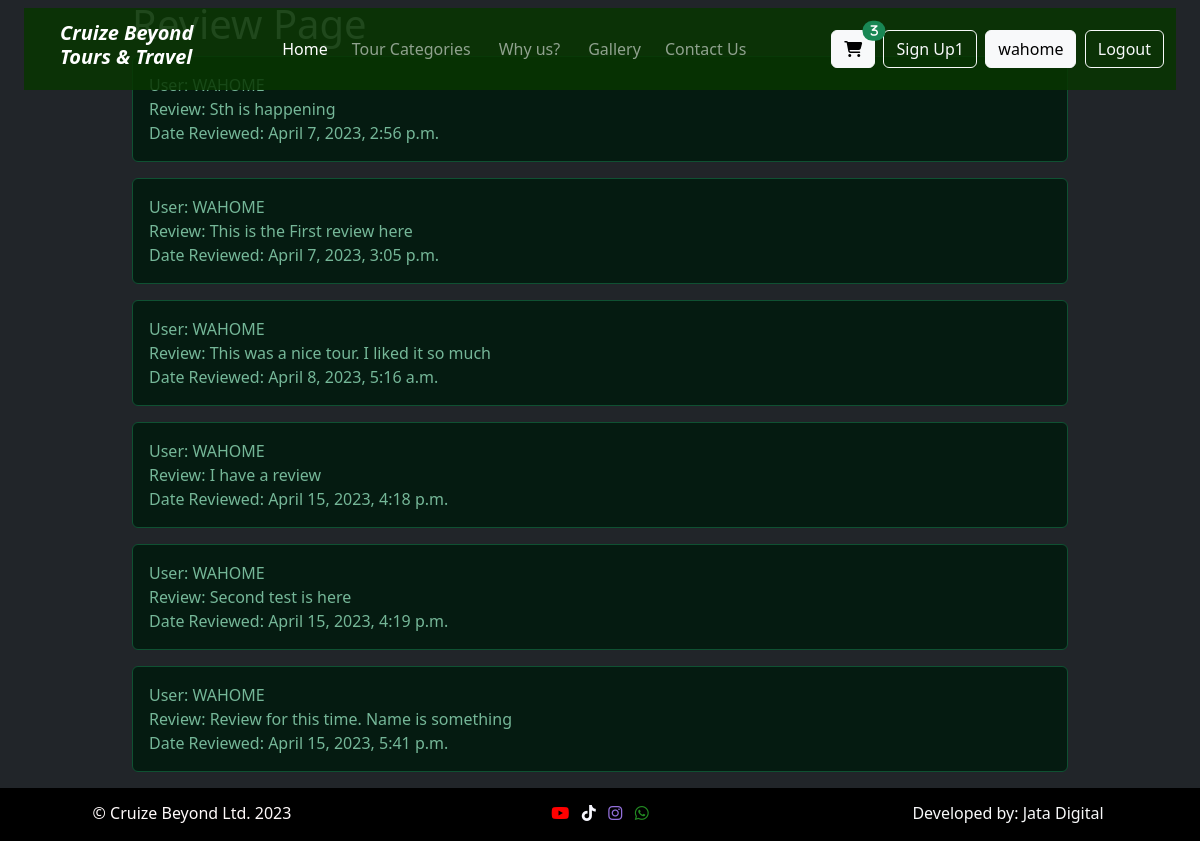
Page /review/4/ (signed in) on the committed database.
### base/models.py (models this page shows, shortened)
class User(AbstractUser):
    email = models.EmailField(unique=True)
    USERNAME_FIELD = 'email'
    REQUIRED_FIELDS = ['username']
    def __str__(self):
        return self.username

class Review(models.Model):
    user = models.ForeignKey(User, on_delete=models.CASCADE, related_name="review")
    tour = models.ForeignKey(Destination, null=True, on_delete=models.SET_NULL, related_name="tour_review")
    comment = models.TextField()
    uploaded_date = models.DateTimeField(auto_now=True)

### base/views.py (the view)
# urls.py: path("review/<str:pk>/", views.Review_tour, name="review"),
@login_required(login_url="login")
def Review_tour(request, pk):
    tour = Destination.objects.get(id=pk)
    print("Toour: ", tour)
    tour_review = Review.objects.all
    if request.method == 'POST':
        user = request.user
        tour = tour
        comment = request.POST['comment']
        tour_review = Review.objects.create(user=user,tour=tour, comment=comment)
        tour_review.save()
        messages.success(request, ("Review sent successfully"))
        return redirect("destination", pk )
    else:
        context = {
            "review" : tour_review
        }
        return render(request, "review.html", context)

### base/models.py (called while the page is built)
    def __str__(self):
        return self.name

### templates/review.html
{% extends 'header.html' %}
{% block content %}
<div class="container">
    <h1>Review Page</h1>
    {% for review in review%}
    <div class="alert alert-success" role="alert">
        User: {{review.user|upper}}<br>
        Review: {{review.comment}}<br>
        Date Reviewed: {{review.uploaded_date}}<br>
    </div>
    {% endfor %}
</div>
{% endblock content %}

### templates/includes/navigation.html (shortened to what this page needs)
<nav class="navbar navbar-expand-sm navbar-dark fixed-top mt-2 mx-4" id="indexNavbar">
    <div class="container-fluid">
        <a class="navbar-brand me-1 ms-4" href= {% url 'home' %}>
            <h5><i><strong>Cruize Beyond <br> Tours & Travel</strong></i></h5>
        <div class="collapse navbar-collapse justify-content-center" id="navbarContent">
            <ul class="navbar-nav mb-2 mb-lg-0">
                <li class="nav-item mx-md-1">
                    <a class="nav-link active" aria-current="page" href= '/#homeContainer'>Home</a>
                </li>
                <li class="nav-item mx-md-1">
                    <a class="nav-link" href="/#toursContainer">Tour Categories</a>
                </li>
                <li class="nav-item mx-md-2">
                    <a class="nav-link" href="/#aboutContainer">Why us?</a>
                </li>
                <li class="nav-item mx-md-1">
                    <a class="nav-link" href={% url 'gallery'%}>Gallery</a>
                </li>
                <li class="nav-item mx-md-1">
                    <a class="nav-link" href={% url 'contact'%}>Contact Us</a>
                </li>
            </ul>
        </div>
        <a class="btn btn-light position-relative" role="button" href={% url "cart"%}>
        <i class="fa-solid fa-cart-shopping">
            <span class="position-absolute top-0 start-100 translate-middle badge rounded-pill bg-success">
                3
            </span>
        </i>
        <a class="btn btn-outline-light" role="button" href={% url "signup"%}>Sign Up1</a>
        {% if user.is_authenticated %}
        <button type="button" class="btn btn-light">{{user}}</button>
        <a role="button" class="btn btn-outline-light" href={% url "logout"%}>Logout</a>
        {% else %}
        <button type="button" class="btn btn-outline-light" data-bs-toggle="modal" data-bs-target="#registerModal">Sign Up</button>
        {% endif %}
    </div>
</nav>

### static/css/style.css (style rules this page uses)
.navbar { position: fixed; margin: 20px 20px; background-color: rgba(8, 54, 0, 0.85); }
#tourDetailsHeader a, a { text-decoration: none !important; color: #fff; }

### static/css/checkout.css (style rules this page uses)
.container { max-width: 960px; }

### rows in the picture
User: username "wahome"
Review: user "WAHOME", comment "Sth is happening", uploaded_date "April 7, 2023, 2:56 p.m."
Review: user "WAHOME", comment "This is the First review here", uploaded_date "April 7, 2023, 3:05 p.m."
Review: user "WAHOME", comment "This was a nice tour. I liked it so much", uploaded_date "April 8, 2023, 5:16 a.m."
Review: user "WAHOME", comment "I have a review", uploaded_date "April 15, 2023, 4:18 p.m."
Review: user "WAHOME", comment "Second test is here", uploaded_date "April 15, 2023, 4:19 p.m."
Review: user "WAHOME", comment "Review for this time. Name is something", uploaded_date "April 15, 2023, 5:41 p.m."
